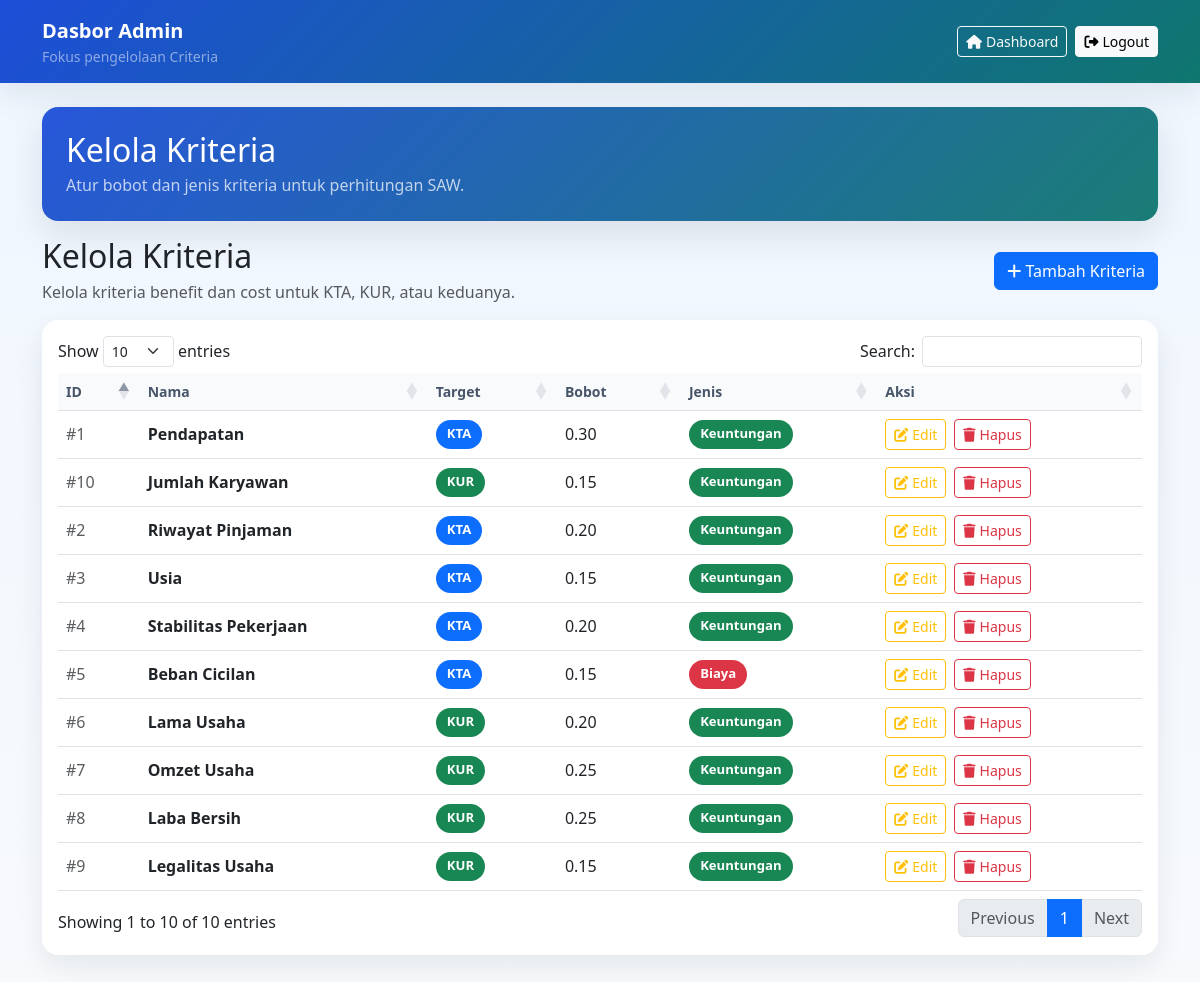
Screenshot of /admin/criteria.php (signed in) with the database file from the repository.
### tables this page shows
CREATE TABLE kriteria (
    id INT UNSIGNED NOT NULL AUTO_INCREMENT,
    nama VARCHAR(100) NOT NULL,
    bobot DECIMAL(5,2) NOT NULL,
    jenis ENUM('benefit', 'cost') NOT NULL,
    jenis_kredit ENUM('KTA', 'KUR', 'BOTH') NOT NULL DEFAULT 'BOTH',
    created_at TIMESTAMP NOT NULL DEFAULT CURRENT_TIMESTAMP,
    PRIMARY KEY (id),
    KEY idx_kriteria_jenis_kredit (jenis_kredit)
);

### admin/criteria.php (the view, shortened to what this page needs)
<?php
require_once 'ui.php';
$conn = getDBConnection();
$result = $conn->query('SELECT * FROM kriteria ORDER BY jenis_kredit, id');
$criteria = $result->fetch_all(MYSQLI_ASSOC);
function criterionKindLabel(string $jenis): string
{
    return $jenis === 'benefit' ? 'Keuntungan' : 'Biaya';
}
function criterionKindClass(string $jenis): string
{
    return $jenis === 'benefit' ? 'success' : 'danger';
}
function criterionTargetClass(string $target): string
{
    return match ($target) {
        'KTA' => 'primary',
        'KUR' => 'success',
        default => 'secondary',
    };
}
?>
<!DOCTYPE html>
<html lang="id">
<head>
    <link href="https://cdn.jsdelivr.net/npm/bootstrap@5.3.0/dist/css/bootstrap.min.css" rel="stylesheet">
    <link rel="stylesheet" href="https://cdnjs.cloudflare.com/ajax/libs/font-awesome/6.4.0/css/all.min.css">
    <link rel="stylesheet" href="https://cdn.datatables.net/1.13.4/css/dataTables.bootstrap5.min.css">
</head>
<body>
    <?php echo renderAdminHeader('criteria', 'Kelola Kriteria', 'Atur bobot dan jenis kriteria untuk perhitungan SAW.'); ?>
    <div class="container admin-shell">
        <div class="d-flex justify-content-between align-items-center mb-3">
            <div>
                <h2 class="mb-1">Kelola Kriteria</h2>
                <p class="text-muted mb-0">Kelola kriteria benefit dan cost untuk KTA, KUR, atau keduanya.</p>
            </div>
            <button class="btn btn-primary" data-bs-toggle="modal" data-bs-target="#addCriteriaModal">
                <i class="fas fa-plus"></i> Tambah Kriteria
            </button>
        </div>
        <div class="card criteria-card">
            <div class="card-body">
                <div class="table-responsive">
                    <table id="criteriaTable" class="table table-hover align-middle mb-0 criteria-table">
                        <thead>
                            <tr>
                                <th>ID</th>
                                <th>Nama</th>
                                <th>Target</th>
                                <th>Bobot</th>
                                <th>Jenis</th>
                                <th>Aksi</th>
                            </tr>
                        </thead>
                        <tbody>
                            <?php foreach ($criteria as $c): ?>
                            <tr>
                                <td class="text-muted">#<?php echo (int) $c['id']; ?></td>
                                <td class="fw-semibold"><?php echo htmlspecialchars($c['nama']); ?></td>
                                <td>
                                    <span class="criteria-pill text-bg-<?php echo criterionTargetClass((string) $c['jenis_kredit']); ?>">
                                        <?php echo htmlspecialchars((string) $c['jenis_kredit']); ?>
                                    </span>
                                </td>
                                <td><?php echo number_format((float) $c['bobot'], 2); ?></td>
                                <td>
                                    <span class="criteria-pill text-bg-<?php echo criterionKindClass((string) $c['jenis']); ?>">
                                        <?php echo criterionKindLabel((string) $c['jenis']); ?>
                                    </span>
                                </td>
                                <td>
                                    <div class="d-flex gap-2">
                                        <button class="btn btn-sm btn-outline-warning"
                                            data-id="<?php echo (int) $c['id']; ?>"
                                            data-nama="<?php echo htmlspecialchars($c['nama'], ENT_QUOTES); ?>"
                                            data-bobot="<?php echo htmlspecialchars(number_format((float) $c['bobot'], 2, '.', ''), ENT_QUOTES); ?>"
                                            data-jenis="<?php echo htmlspecialchars($c['jenis'], ENT_QUOTES); ?>"
                                            data-jenis-kredit="<?php echo htmlspecialchars($c['jenis_kredit'], ENT_QUOTES); ?>"
                                            onclick="editCriteria(this)">
                                            <i class="fas fa-pen-to-square me-1"></i>Edit
                                        </button>
                                        <form method="POST" class="d-inline" onsubmit="return confirm('Hapus kriteria ini?')">
                                            <button type="submit" name="delete_criteria" class="btn btn-sm btn-outline-danger">
                                                <i class="fas fa-trash me-1"></i>Hapus
                                            </button>
                                        </form>
                                    </div>
                                </td>
                            </tr>
                            <?php endforeach; ?>
                        </tbody>
                    </table>
                </div>
            </div>
        </div>
    </div>
</body>
</html>

### admin/ui.php (shortened to what this page needs)
<?php
if (!function_exists('renderAdminHeader')) {
    function renderAdminHeader(string $active, string $title, string $subtitle, array $actions = []): string
    {
        $actionsHtml = '';
        return '
        <nav class="navbar navbar-dark admin-topbar no-print">
            <div class="container py-2">
                <div class="d-flex flex-column flex-lg-row justify-content-between align-items-lg-center gap-3 w-100">
                    <div>
                        <a class="navbar-brand fw-semibold" href="dashboard.php">Dasbor Admin</a>
                        <div class="text-white-50 small">Fokus pengelolaan ' . htmlspecialchars(ucfirst($active)) . '</div>
                    </div>
                    <div class="d-flex align-items-center gap-2">
                        ' . ($active !== 'dashboard' ? '<a class="btn btn-outline-light btn-sm" href="dashboard.php"><i class="fas fa-house me-1"></i>Dashboard</a>' : '') . '
                        <a class="btn btn-light btn-sm" href="../proses/logout.php"><i class="fas fa-right-from-bracket me-1"></i>Logout</a>
                    </div>
                </div>
            </div>
        </nav>
        <div class="container mt-4 no-print">
            <div class="card admin-hero mb-3">
                <div class="card-body p-4">
                    <div class="d-flex flex-column flex-lg-row justify-content-between align-items-lg-center gap-3">
                        <div class="pe-lg-4">
                            <h2 class="mb-1">' . htmlspecialchars($title) . '</h2>
                            <p class="mb-0 text-white-50">' . htmlspecialchars($subtitle) . '</p>
                        </div>
                        <div class="d-flex gap-2 flex-wrap">' . $actionsHtml . '</div>
                    </div>
                </div>
            </div>
        </div>';
    }
}

### admin/ui.php (style rules this page uses)
body { background: linear-gradient(180deg, #eff6ff 0%, #f8fafc 100%); }
.admin-shell { min-height: 100vh; }
.admin-topbar { background: linear-gradient(135deg, #1d4ed8 0%, #0f766e 100%); box-shadow: 0 12px 30px rgba(15, 23, 42, .08); }
.admin-hero { background: linear-gradient(135deg, rgba(29, 78, 216, .95) 0%, rgba(15, 118, 110, .95) 100%); border: 0; border-radius: 1rem; color: #fff; box-shadow: 0 14px 36px rgba(15, 23, 42, .10); }
.admin-hero .text-white-50 { color: rgba(255,255,255,.72) !important; }
.table thead th { white-space: nowrap; }

### admin/criteria.php (style rules this page uses)
.criteria-card { border: 0; box-shadow: 0 12px 28px rgba(15, 23, 42, .08); border-radius: 1rem; }
.criteria-table thead th { background: #f8fafc; color: #475569; font-size: .875rem; }
.criteria-pill { display: inline-flex; align-items: center; gap: .35rem; padding: .3rem .7rem; border-radius: 999px; font-size: .82rem; font-weight: 600; }

### rows the page displays
kriteria: id "1", nama "Pendapatan", jenis_kredit "KTA", bobot "0.30", jenis "Keuntungan"
kriteria: id "2", nama "Riwayat Pinjaman", jenis_kredit "KTA", bobot "0.20", jenis "Keuntungan"
kriteria: id "3", nama "Usia", jenis_kredit "KTA", bobot "0.15", jenis "Keuntungan"
kriteria: id "4", nama "Stabilitas Pekerjaan", jenis_kredit "KTA", bobot "0.20", jenis "Keuntungan"
kriteria: id "5", nama "Beban Cicilan", jenis_kredit "KTA", bobot "0.15", jenis "Biaya"
kriteria: id "6", nama "Lama Usaha", jenis_kredit "KUR", bobot "0.20", jenis "Keuntungan"
kriteria: id "7", nama "Omzet Usaha", jenis_kredit "KUR", bobot "0.25", jenis "Keuntungan"
kriteria: id "8", nama "Laba Bersih", jenis_kredit "KUR", bobot "0.25", jenis "Keuntungan"
kriteria: id "9", nama "Legalitas Usaha", jenis_kredit "KUR", bobot "0.15", jenis "Keuntungan"
kriteria: id "10", nama "Jumlah Karyawan", jenis_kredit "KUR", bobot "0.15", jenis "Keuntungan"

### other values shown
$active "Criteria"
$title "Kelola Kriteria"
$subtitle "Atur bobot dan jenis kriteria untuk perhitungan SAW."
